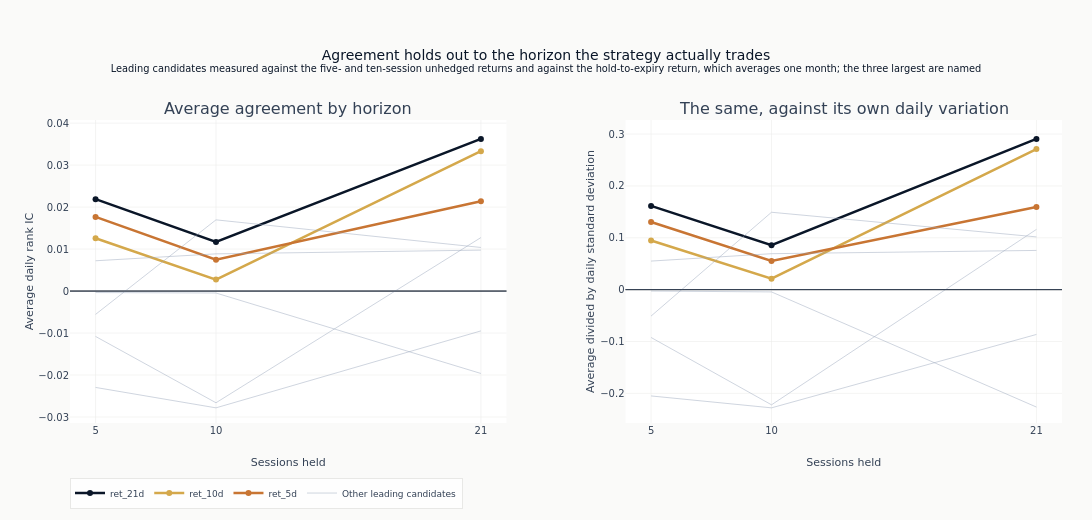

Notebook source saved alongside this figure:
### Code cell
horizons = sorted(horizon_ic)
fig = make_subplots(
    rows=1,
    cols=2,
    subplot_titles=[
        "Average agreement by horizon",
        "The same, against its own daily variation",
    ],
    horizontal_spacing=0.12,
)
# The three largest are named and given their own colour; the rest are drawn as one grey
# group, because ten distinguishable colours is not a legend anyone reads.
EMPHASIS_COLORS = [COLORS["blue"], COLORS["amber"], COLORS["copper"]]

for panel, index in [(1, 0), (2, 1)]:
    for rank, feat in enumerate(leading_features):
        emphasised = rank < len(EMPHASIS_COLORS)
        fig.add_trace(
            go.Scatter(
                x=horizons,
                y=[horizon_ic[h][feat][index] for h in horizons],
                mode="lines+markers" if emphasised else "lines",
                line=dict(
                    color=EMPHASIS_COLORS[rank] if emphasised else COLORS["recede"],
                    width=2.5 if emphasised else 1.0,
                ),
                marker=dict(size=6),
                opacity=1.0 if emphasised else 0.45,
                name=feat if emphasised else "Other leading candidates",
                legendgroup=feat if emphasised else "other",
                showlegend=panel == 1 and (emphasised or rank == len(EMPHASIS_COLORS)),
                hovertext=feat,
            ),
            row=1,
            col=panel,
        )
    fig.add_hline(y=0, line=dict(color=COLORS["neutral"], width=1), row=1, col=panel)

fig.update_layout(
    template="ml4t",
    height=520,
    width=1120,
    title={
        "text": (
            "Agreement holds out to the horizon the strategy actually trades"
            "<br><sup>Leading candidates measured against the five- and ten-session unhedged "
            "returns and against the hold-to-expiry return, which averages one month; the "
            "three largest are named</sup>"
        )
    },
    margin=dict(l=70, r=30, t=120, b=60),
    legend=dict(orientation="h", y=-0.18, x=0, font=dict(size=9)),
)
fig.update_xaxes(title_text="Sessions held", tickvals=horizons)
fig.update_yaxes(title_text="Average daily rank IC", row=1, col=1)
fig.update_yaxes(title_text="Average divided by daily standard deviation", row=1, col=2)
show_plotly_with_alt(
    fig,
    "Two panels sharing a horizontal axis of sessions held, at 5, 10 and 21. On the left the "
    "average daily rank IC and on the right the same average divided by its daily standard "
    "deviation. ret_21d, ret_10d and ret_5d are drawn as named coloured lines and the other "
    "leading candidates as pale grey lines. All three named lines dip at 10 sessions and rise "
    "to their highest value at 21, ret_21d reaching about 0.035 on the left and about 0.28 on "
    "the right. The grey lines mostly sit below zero and do not share that shape, so agreement "
    "holds out to the horizon the strategy actually trades for the named three.",
)

### Figure 1 — Plotly figure (JSON) as saved in the notebook; plotly's stock layout.template omitted (floating-point values rounded to 4 significant figures)
{"data": [{"hovertext": "ret_21d", "legendgroup": "ret_21d", "line": {"color": "#0a1628", "width": 2.5}, "marker": {"size": 6}, "mode": "lines+markers", "name": "ret_21d", "opacity": 1.0, "showlegend": true, "type": "scatter", "x": [5, 10, 21], "xaxis": "x", "y": [0.0219, 0.0117, 0.03625], "yaxis": "y"}, {"hovertext": "ret_10d", "legendgroup": "ret_10d", "line": {"color": "#D4A84B", "width": 2.5}, "marker": {"size": 6}, "mode": "lines+markers", "name": "ret_10d", "opacity": 1.0, "showlegend": true, "type": "scatter", "x": [5, 10, 21], "xaxis": "x", "y": [0.01259, 0.002741, 0.03333], "yaxis": "y"}, {"hovertext": "ret_5d", "legendgroup": "ret_5d", "line": {"color": "#C87533", "width": 2.5}, "marker": {"size": 6}, "mode": "lines+markers", "name": "ret_5d", "opacity": 1.0, "showlegend": true, "type": "scatter", "x": [5, 10, 21], "xaxis": "x", "y": [0.01767, 0.007458, 0.02137], "yaxis": "y"}, {"hovertext": "instr_delta", "legendgroup": "other", "line": {"color": "#94a3b8", "width": 1.0}, "marker": {"size": 6}, "mode": "lines", "name": "Other leading candidates", "opacity": 0.45, "showlegend": true, "type": "scatter", "x": [5, 10, 21], "xaxis": "x", "y": [-0.0003553, -0.0004609, -0.01963], "yaxis": "y"}, {"hovertext": "instr_ret_5d", "legendgroup": "other", "line": {"color": "#94a3b8", "width": 1.0}, "marker": {"size": 6}, "mode": "lines", "name": "Other leading candidates", "opacity": 0.45, "showlegend": false, "type": "scatter", "x": [5, 10, 21], "xaxis": "x", "y": [-0.01081, -0.02661, 0.01274], "yaxis": "y"}, {"hovertext": "vrp_5d", "legendgroup": "other", "line": {"color": "#94a3b8", "width": 1.0}, "marker": {"size": 6}, "mode": "lines", "name": "Other leading candidates", "opacity": 0.45, "showlegend": false, "type": "scatter", "x": [5, 10, 21], "xaxis": "x", "y": [-0.005557, 0.01696, 0.01038], "yaxis": "y"}, {"hovertext": "ret_1d", "legendgroup": "other", "line": {"color": "#94a3b8", "width": 1.0}, "marker": {"size": 6}, "mode": "lines", "name": "Other leading candidates", "opacity": 0.45, "showlegend": false, "type": "scatter", "x": [5, 10, 21], "xaxis": "x", "y": [0.007213, 0.008866, 0.009753], "yaxis": "y"}, {"hovertext": "instr_dte", "legendgroup": "other", "line": {"color": "#94a3b8", "width": 1.0}, "marker": {"size": 6}, "mode": "lines", "name": "Other leading candidates", "opacity": 0.45, "showlegend": false, "type": "scatter", "x": [5, 10, 21], "xaxis": "x", "y": [null, null, null], "yaxis": "y"}, {"hovertext": "dte_normalized", "legendgroup": "other", "line": {"color": "#94a3b8", "width": 1.0}, "marker": {"size": 6}, "mode": "lines", "name": "Other leading candidates", "opacity": 0.45, "showlegend": false, "type": "scatter", "x": [5, 10, 21], "xaxis": "x", "y": [null, null, null], "yaxis": "y"}, {"hovertext": "vrp_mom_10d", "legendgroup": "other", "line": {"color": "#94a3b8", "width": 1.0}, "marker": {"size": 6}, "mode": "lines", "name": "Other leading candidates", "opacity": 0.45, "showlegend": false, "type": "scatter", "x": [5, 10, 21], "xaxis": "x", "y": [-0.02295, -0.02782, -0.009488], "yaxis": "y"}, {"hovertext": "ret_21d", "legendgroup": "ret_21d", "line": {"color": "#0a1628", "width": 2.5}, "marker": {"size": 6}, "mode": "lines+markers", "name": "ret_21d", "opacity": 1.0, "showlegend": false, "type": "scatter", "x": [5, 10, 21], "xaxis": "x2", "y": [0.1615, 0.08578, 0.2907], "yaxis": "y2"}, {"hovertext": "ret_10d", "legendgroup": "ret_10d", "line": {"color": "#D4A84B", "width": 2.5}, "marker": {"size": 6}, "mode": "lines+markers", "name": "ret_10d", "opacity": 1.0, "showlegend": false, "type": "scatter", "x": [5, 10, 21], "xaxis": "x2", "y": [0.09485, 0.02123, 0.2711], "yaxis": "y2"}, {"hovertext": "ret_5d", "legendgroup": "ret_5d", "line": {"color": "#C87533", "width": 2.5}, "marker": {"size": 6}, "mode": "lines+markers", "name": "ret_5d", "opacity": 1.0, "showlegend": false, "type": "scatter", "x": [5, 10, 21], "xaxis": "x2", "y": [0.1303, 0.05546, 0.1594], "yaxis": "y2"}, {"hovertext": "instr_delta", "legendgroup": "other", "line": {"color": "#94a3b8", "width": 1.0}, "marker": {"size": 6}, "mode": "lines", "name": "Other leading candidates", "opacity": 0.45, "showlegend": false, "type": "scatter", "x": [5, 10, 21], "xaxis": "x2", "y": [-0.002757, -0.00438, -0.2264], "yaxis": "y2"}, {"hovertext": "instr_ret_5d", "legendgroup": "other", "line": {"color": "#94a3b8", "width": 1.0}, "marker": {"size": 6}, "mode": "lines", "name": "Other leading candidates", "opacity": 0.45, "showlegend": false, "type": "scatter", "x": [5, 10, 21], "xaxis": "x2", "y": [-0.09226, -0.2221, 0.1162], "yaxis": "y2"}, {"hovertext": "vrp_5d", "legendgroup": "other", "line": {"color": "#94a3b8", "width": 1.0}, "marker": {"size": 6}, "mode": "lines", "name": "Other leading candidates", "opacity": 0.45, "showlegend": false, "type": "scatter", "x": [5, 10, 21], "xaxis": "x2", "y": [-0.05097, 0.1492, 0.1017], "yaxis": "y2"}, {"hovertext": "ret_1d", "legendgroup": "other", "line": {"color": "#94a3b8", "width": 1.0}, "marker": {"size": 6}, "mode": "lines", "name": "Other leading candidates", "opacity": 0.45, "showlegend": false, "type": "scatter", "x": [5, 10, 21], "xaxis": "x2", "y": [0.05507, 0.06929, 0.0756], "yaxis": "y2"}, {"hovertext": "instr_dte", "legendgroup": "other", "line": {"color": "#94a3b8", "width": 1.0}, "marker": {"size": 6}, "mode": "lines", "name": "Other leading candidates", "opacity": 0.45, "showlegend": false, "type": "scatter", "x": [5, 10, 21], "xaxis": "x2", "y": [null, null, null], "yaxis": "y2"}, {"hovertext": "dte_normalized", "legendgroup": "other", "line": {"color": "#94a3b8", "width": 1.0}, "marker": {"size": 6}, "mode": "lines", "name": "Other leading candidates", "opacity": 0.45, "showlegend": false, "type": "scatter", "x": [5, 10, 21], "xaxis": "x2", "y": [null, null, null], "yaxis": "y2"}, {"hovertext": "vrp_mom_10d", "legendgroup": "other", "line": {"color": "#94a3b8", "width": 1.0}, "marker": {"size": 6}, "mode": "lines", "name": "Other leading candidates", "opacity": 0.45, "showlegend": false, "type": "scatter", "x": [5, 10, 21], "xaxis": "x2", "y": [-0.205, -0.228, -0.08641], "yaxis": "y2"}], "layout": {"annotations": [{"font": {"size": 16}, "showarrow": false, "text": "Average agreement by horizon", "x": 0.22, "xanchor": "center", "xref": "paper", "y": 1.0, "yanchor": "bottom", "yref": "paper"}, {"font": {"size": 16}, "showarrow": false, "text": "The same, against its own daily variation", "x": 0.78, "xanchor": "center", "xref": "paper", "y": 1.0, "yanchor": "bottom", "yref": "paper"}], "height": 520, "legend": {"font": {"size": 9}, "orientation": "h", "x": 0, "y": -0.18}, "margin": {"b": 60, "l": 70, "r": 30, "t": 120}, "shapes": [{"line": {"color": "#334155", "width": 1}, "type": "line", "x0": 0, "x1": 1, "xref": "x domain", "y0": 0, "y1": 0, "yref": "y"}, {"line": {"color": "#334155", "width": 1}, "type": "line", "x0": 0, "x1": 1, "xref": "x2 domain", "y0": 0, "y1": 0, "yref": "y2"}], "title": {"text": "Agreement holds out to the horizon the strategy actually trades<br><sup>Leading candidates measured against the five- and ten-session unhedged returns and against the hold-to-expiry return, which averages one month; the three largest are named</sup>"}, "width": 1120, "xaxis": {"anchor": "y", "domain": [0.0, 0.44], "tickvals": [5, 10, 21], "title": {"text": "Sessions held"}}, "xaxis2": {"anchor": "y2", "domain": [0.56, 1.0], "tickvals": [5, 10, 21], "title": {"text": "Sessions held"}}, "yaxis": {"anchor": "x", "domain": [0.0, 1.0], "title": {"text": "Average daily rank IC"}}, "yaxis2": {"anchor": "x2", "domain": [0.0, 1.0], "title": {"text": "Average divided by daily standard deviation"}}}}
